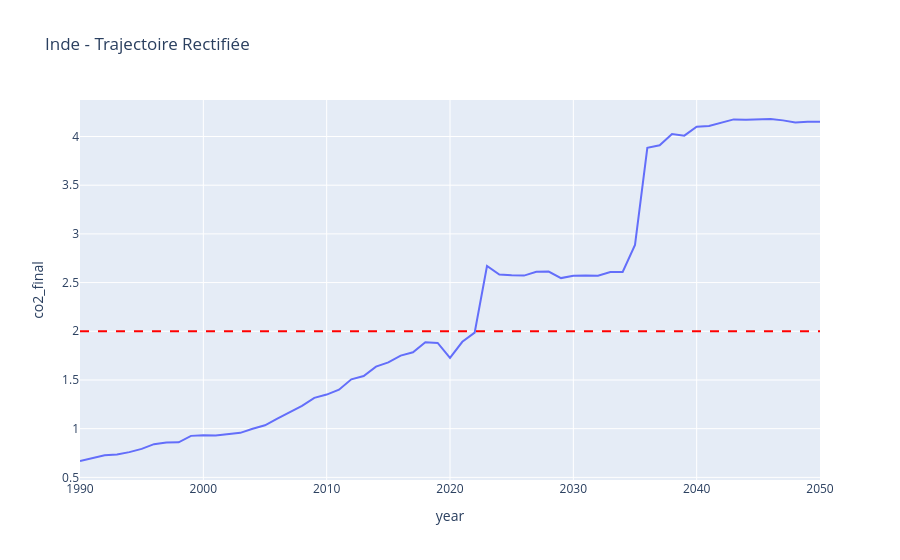

Write notebook code for a chart like this one.
### Code cell
# 1. On récupère l'ordre EXACT des colonnes que le modèle connaît
# Si ton modèle est un pipeline ou un objet brut, ceci va nous donner les bonnes fonctionnalités :
try:
    colonnes_ia = model.feature_names_in_
    print(f"L'IA attend impérativement cet ordre : {colonnes_ia}")
except AttributeError:
    # Si le modèle n'a pas cette option, on prend l'ordre standard du dataset
    colonnes_ia = ['gdp', 'population', 'low_carbon_share_energy'] 

# 2. On recrée le futur STRICTEMENT avec cet ordre
X_futur_strict = df_futur_realiste[colonnes_ia]

# 3. On refait la prédiction
df_futur_realiste['co2_per_capita_pred'] = model.predict(X_futur_strict)

# 4. On nettoie les morceaux pour Plotly (on garde uniquement les colonnes essentielles pour éviter les lignes doublonnées)
df_passé_clean = df_ml[['country', 'year', 'co2_per_capita']].copy().rename(columns={'co2_per_capita': 'co2_final'})
df_futur_clean = df_futur_realiste[['country', 'year', 'co2_per_capita_pred']].copy().rename(columns={'co2_per_capita_pred': 'co2_final'})

# On s'assure qu'aucun doublon ne traîne dans le futur calculé
df_futur_clean = df_futur_clean.drop_duplicates(subset=['country', 'year'])

# 5. Fusion finale sans fioritures
df_visualisation = pd.concat([df_passé_clean, df_futur_clean], ignore_index=True)

# 6. Graphique pour l'Inde
df_inde_final = df_visualisation[df_visualisation['country'] == 'India']

import plotly.express as px
fig = px.line(df_inde_final, x="year", y="co2_final", title="Inde - Trajectoire Rectifiée")
fig.add_hline(y=2, line_dash="dash", line_color="red")
fig.show()

### Figure 1 — Plotly figure (JSON) as saved in the notebook; plotly's stock layout.template omitted (floating-point values rounded to 4 significant figures)
{"data": [{"hovertemplate": "year=%{x}<br>co2_final=%{y}<extra></extra>", "legendgroup": "", "line": {"color": "#636efa", "dash": "solid"}, "marker": {"symbol": "circle"}, "mode": "lines", "name": "", "orientation": "v", "showlegend": false, "type": "scatter", "x": [1990, 1991, 1992, 1993, 1994, 1995, 1996, 1997, 1998, 1999, 2000, 2001, 2002, 2003, 2004, 2005, 2006, 2007, 2008, 2009, 2010, 2011, 2012, 2013, 2014, 2015, 2016, 2017, 2018, 2019, 2020, 2021, 2022, 2023, 2024, 2025, 2026, 2027, 2028, 2029, 2030, 2031, 2032, 2033, 2034, 2035, 2036, 2037, 2038, 2039, 2040, 2041, 2042, 2043, 2044, 2045, 2046, 2047, 2048, 2049, 2050], "xaxis": "x", "y": [0.668, 0.696, 0.726, 0.734, 0.759, 0.792, 0.841, 0.859, 0.86, 0.926, 0.933, 0.929, 0.941, 0.957, 0.999, 1.035, 1.103, 1.17, 1.234, 1.316, 1.35, 1.4, 1.507, 1.54, 1.637, 1.681, 1.75, 1.784, 1.888, 1.88, 1.727, 1.892, 1.986, 2.67, 2.583, 2.576, 2.572, 2.612, 2.613, 2.546, 2.571, 2.573, 2.571, 2.609, 2.609, 2.886, 3.884, 3.909, 4.026, 4.009, 4.101, 4.108, 4.144, 4.176, 4.172, 4.176, 4.18, 4.166, 4.145, 4.152, 4.152], "yaxis": "y"}], "layout": {"legend": {"tracegroupgap": 0}, "shapes": [{"line": {"color": "red", "dash": "dash"}, "type": "line", "x0": 0, "x1": 1, "xref": "x domain", "y0": 2, "y1": 2, "yref": "y"}], "title": {"text": "Inde - Trajectoire Rectifiée"}, "xaxis": {"anchor": "y", "domain": [0, 1], "title": {"text": "year"}}, "yaxis": {"anchor": "x", "domain": [0, 1], "title": {"text": "co2_final"}}}}
